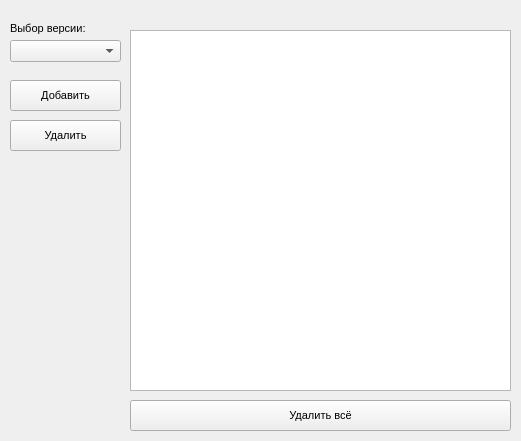
<?xml version="1.0" encoding="UTF-8"?>
<ui version="4.0">
 <class>Form</class>
 <widget class="QWidget" name="Form">
  <property name="windowModality">
   <enum>Qt::NonModal</enum>
  </property>
  <property name="geometry">
   <rect>
    <x>0</x>
    <y>0</y>
    <width>521</width>
    <height>441</height>
   </rect>
  </property>
  <property name="sizePolicy">
   <sizepolicy hsizetype="Fixed" vsizetype="Fixed">
    <horstretch>0</horstretch>
    <verstretch>0</verstretch>
   </sizepolicy>
  </property>
  <property name="minimumSize">
   <size>
    <width>521</width>
    <height>441</height>
   </size>
  </property>
  <property name="maximumSize">
   <size>
    <width>521</width>
    <height>441</height>
   </size>
  </property>
  <property name="font">
   <font>
    <pointsize>8</pointsize>
   </font>
  </property>
  <property name="windowTitle">
   <string>Персистентный стек</string>
  </property>
  <widget class="QPushButton" name="btn_open_add">
   <property name="geometry">
    <rect>
     <x>10</x>
     <y>80</y>
     <width>111</width>
     <height>31</height>
    </rect>
   </property>
   <property name="text">
    <string>Добавить</string>
   </property>
   <property name="shortcut">
    <string/>
   </property>
  </widget>
  <widget class="QPushButton" name="btn_delete">
   <property name="geometry">
    <rect>
     <x>10</x>
     <y>120</y>
     <width>111</width>
     <height>31</height>
    </rect>
   </property>
   <property name="text">
    <string>Удалить</string>
   </property>
  </widget>
  <widget class="QPushButton" name="btn_delete_all">
   <property name="geometry">
    <rect>
     <x>130</x>
     <y>400</y>
     <width>381</width>
     <height>31</height>
    </rect>
   </property>
   <property name="text">
    <string>Удалить всё</string>
   </property>
  </widget>
  <widget class="QLabel" name="label">
   <property name="geometry">
    <rect>
     <x>10</x>
     <y>20</y>
     <width>111</width>
     <height>16</height>
    </rect>
   </property>
   <property name="text">
    <string>Выбор версии:</string>
   </property>
  </widget>
  <widget class="QListWidget" name="listWidget">
   <property name="geometry">
    <rect>
     <x>130</x>
     <y>30</y>
     <width>381</width>
     <height>361</height>
    </rect>
   </property>
   <property name="font">
    <font>
     <pointsize>19</pointsize>
    </font>
   </property>
   <property name="acceptDrops">
    <bool>false</bool>
   </property>
   <property name="frameShape">
    <enum>QFrame::StyledPanel</enum>
   </property>
   <property name="movement">
    <enum>QListView::Snap</enum>
   </property>
   <property name="flow">
    <enum>QListView::TopToBottom</enum>
   </property>
   <property name="resizeMode">
    <enum>QListView::Fixed</enum>
   </property>
   <property name="layoutMode">
    <enum>QListView::SinglePass</enum>
   </property>
   <property name="spacing">
    <number>0</number>
   </property>
   <property name="viewMode">
    <enum>QListView::ListMode</enum>
   </property>
   <property name="wordWrap">
    <bool>true</bool>
   </property>
  </widget>
  <widget class="QComboBox" name="comboBox">
   <property name="geometry">
    <rect>
     <x>10</x>
     <y>40</y>
     <width>111</width>
     <height>22</height>
    </rect>
   </property>
  </widget>
 </widget>
 <resources/>
 <connections/>
</ui>
